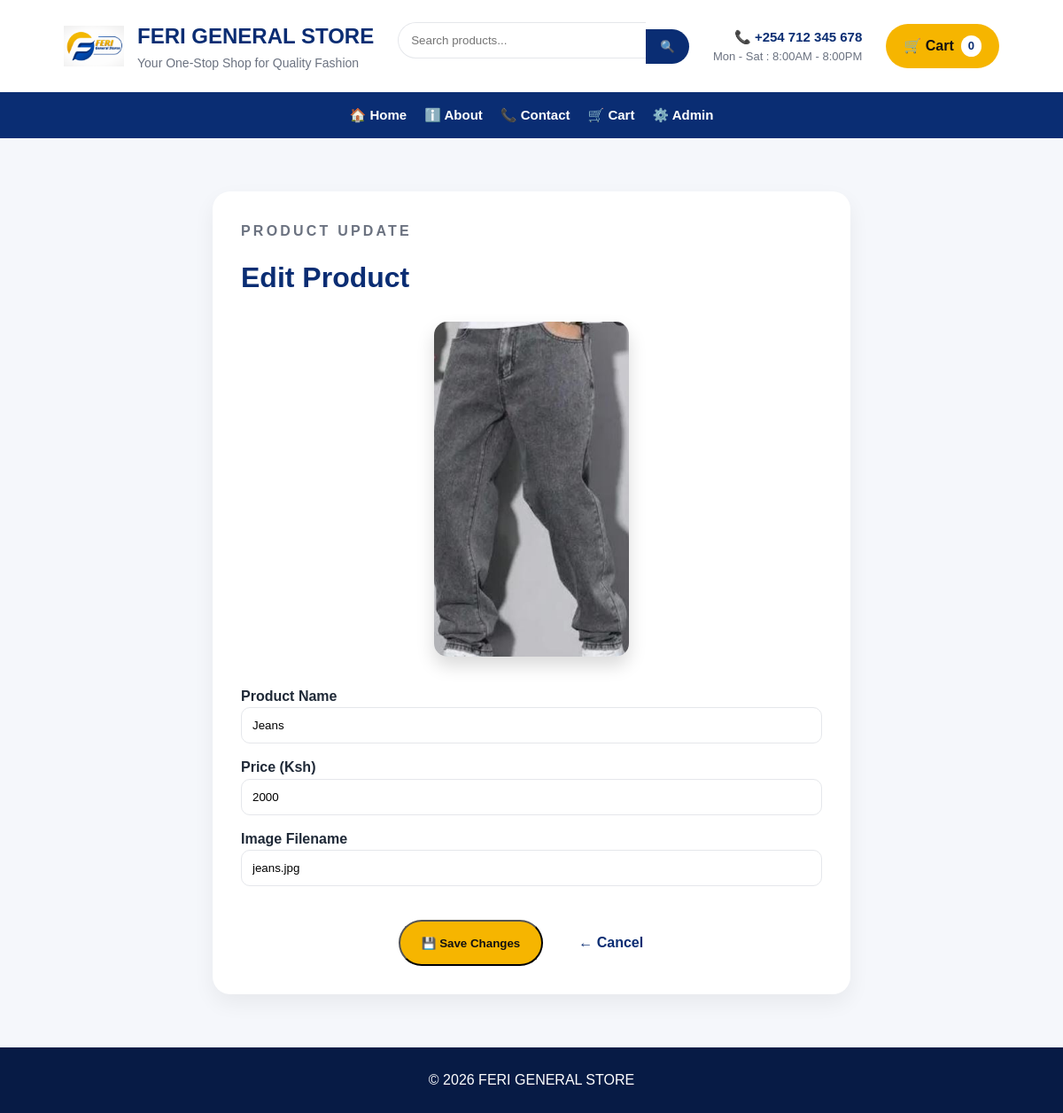
Page /edit_product/2 on the committed database.
### tables this page shows
CREATE TABLE products(
    id INTEGER PRIMARY KEY AUTOINCREMENT,
    name TEXT NOT NULL,
    price INTEGER NOT NULL,
    image TEXT NOT NULL
, category TEXT);

### app.py (the view, shortened to what this page needs)
@app.route("/edit_product/<int:product_id>", methods=["GET", "POST"])
def edit_product(product_id):
    connection = get_db_connection()
    cursor = connection.cursor()
    cursor.execute("SELECT * FROM products WHERE id=?", (product_id,))
    product = cursor.fetchone()
    connection.close()
    return render_template("edit_product.html", product=product, cart_count=len(get_cart()))

### app.py (called while the page is built)
def get_db_connection():
    connection = sqlite3.connect("store.db")
    connection.row_factory = sqlite3.Row
    return connection

def get_cart():
    return session.get("cart", [])

### templates/edit_product.html (shortened to what this page needs)
{% extends "base.html" %}
{% block content %}
<section class="page-shell">
    <div class="page-card" style="max-width:720px; margin:auto;">
        <div class="section-heading">
            <p class="eyebrow">Product update</p>
            <h1>Edit Product</h1>
        </div>
        <div style="text-align:center; margin-bottom:24px;">
            <img src="{{ url_for('static', filename='uploads/' + product.image) }}" width="220" style="border-radius:15px; box-shadow:0 10px 20px rgba(0,0,0,.15);">
        </div>
        <form method="POST">
            <label><strong>Product Name</strong></label>
            <input type="text" name="name" value="{{ product.name }}" required>
            <label><strong>Price (Ksh)</strong></label>
            <input type="number" name="price" value="{{ product.price }}" required>
            <label><strong>Image Filename</strong></label>
            <input type="text" name="image" value="{{ product.image }}" required>
            <div style="display:flex; gap:16px; justify-content:center; flex-wrap:wrap; margin-top:24px;">
                <button type="submit" class="btn btn-primary">💾 Save Changes</button>
                <a href="{{ url_for('admin') }}" class="btn btn-secondary">← Cancel</a>
            </div>
        </form>
    </div>
</section>
{% endblock %}

### static/css/style.css (style rules this page uses)
:root { --primary: #0A2D73; --primary-dark: #071b45; --accent: #F6B500; --accent-dark: #d79a00; --text: #1f2937; --muted: #6b7280; --border: #e5e7eb; --bg: #f5f7fb; }
* { margin: 0; padding: 0; box-sizing: border-box; font-family: Arial, Helvetica, sans-serif; }
html { scroll-behavior: smooth; }
body { background: var(--bg); color: var(--text); line-height: 1.6; }
a { text-decoration: none; }
img { max-width: 100%; }
.eyebrow { text-transform: uppercase; color: var(--accent); letter-spacing: 0.2em; font-weight: bold; margin-bottom: 12px; }
.btn { display: inline-block; padding: 13px 24px; border-radius: 999px; font-weight: bold; transition: 0.3s ease; }
.btn-primary { background: var(--accent); color: #111; }
.btn-secondary { background: white; color: var(--primary); }
.page-shell { display: grid; grid-template-columns: repeat(auto-fit, minmax(320px, 1fr)); gap: 24px; padding: 60px 6%; }
.page-card { background: white; padding: 32px; border-radius: 20px; box-shadow: 0 10px 25px rgba(0, 0, 0, 0.06); }
.page-card h1 { color: var(--primary); font-size: 32px; margin-bottom: 16px; }
.section-heading { margin-bottom: 24px; }
.section-heading h1 { margin-bottom: 8px; }
.page-card p { color: var(--muted); margin-bottom: 14px; }
form input, form textarea { width: 100%; padding: 12px; margin-bottom: 14px; border: 1px solid var(--border); border-radius: 10px; outline: none; }

### rows in the picture
products: image (picture), name "Jeans", price "2000", image "jeans.jpg"

### other values in the picture
{{ cart_count if cart_count is defined else 0 }} "0"
